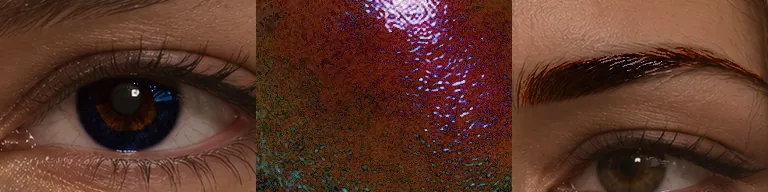
#> input picture frontend/src/game/characters/bodyArt/body-complexion.webp, 768 x 192 px
$ python -i compose_curly_coverage_sheets.py   (imports and definitions only)
#> lines starting #> are read from the running program, lines starting #| are printed output that depends on the picture
"""Compose private review sheets from existing Blender PNGs (requires Pillow)."""
import argparse
import json
from pathlib import Path

from PIL import Image, ImageDraw, ImageFont, ImageOps


VIEWS = ("front", "back", "top", "left", "right", "three-quarter")
BACKGROUND = "#181b20"
PANEL = "#22272e"
FOREGROUND = "#f3f5f7"
MUTED = "#b6c0c9"


def label(draw, xy, text, points, color=FOREGROUND):
    draw.text(xy, text, font=ImageFont.load_default(size=points), fill=color)


def paste_frame(sheet, path, x, y, size, *, mask=False):
    with Image.open(path) as source:
        frame = source.convert("RGB").resize((size, size), Image.Resampling.LANCZOS)
    if mask:
        frame = ImageOps.colorize(frame.convert("L"), "#15191f", "#ffd178")
    sheet.paste(frame, (x, y))


def compose_comparison(source, output):
    size, pitch_x, pitch_y = 272, 576, 344
    sheet = Image.new("RGB", (3 * pitch_x + 40, 2 * pitch_y + 110), BACKGROUND)
    draw = ImageDraw.Draw(sheet)
    label(draw, (24, 17), "Vesper / Curly Mane", 30)
    label(draw, (24, 58), "Original Face4 and Curls textures, rendered in Blender Cycles", 17, MUTED)
    for index, view in enumerate(VIEWS):
        x = 24 + (index % 3) * pitch_x
        y = 96 + (index // 3) * pitch_y
        draw.rounded_rectangle((x, y, x + pitch_x - 12, y + pitch_y - 10), radius=8, fill=PANEL)
        label(draw, (x + 9, y + 7), view.replace("-", " ").title(), 19)
        for column, (stage, title) in enumerate((("before", "Before alignment"), ("after", "Global candidate"))):
            left = x + 6 + column * (size + 7)
            paste_frame(sheet, source / f"{view}-{stage}.png", left, y + 35, size)
            label(draw, (left + 2, y + 310), title, 14, MUTED)
    sheet.save(output)


def compose_exposure(source, output, report):
    size, x_step, y_step = 270, 289, 327
    sheet = Image.new("RGB", (4 * x_step + 32, 2 * y_step + 102), BACKGROUND)
    draw = ImageDraw.Draw(sheet)
    label(draw, (24, 17), "Crown and back scalp exposure", 30)
    label(draw, (24, 56), "Gold shows visible original scalp through or between the source hair cards.", 17, MUTED)
    for row, (view, title) in enumerate((("top", "Crown / top"), ("back", "Back"))):
        y = 89 + row * y_step
        label(draw, (24, y), title, 18)
        values = report["views"][view]
        frames = [
            (f"{view}-after.png", "Global candidate", False),
            (f"{view}-scalp-reference.png", "Scalp region with hair hidden", True),
            (f"{view}-before-exposure.png", f"Before: {values['before']['visible_fraction']:.1%} visible", True),
            (f"{view}-after-exposure.png", f"After: {values['after']['visible_fraction']:.1%} visible", True),
        ]
        for column, (filename, caption, mask) in enumerate(frames):
            x = 24 + column * x_step
            paste_frame(sheet, source / filename, x, y + 28, size, mask=mask)
            label(draw, (x, y + 301), caption, 15, MUTED)
    sheet.save(output)


def main():
    parser = argparse.ArgumentParser(description=__doc__)
    parser.add_argument("render_dir", type=Path)
    parser.add_argument("out_dir", type=Path)
    args = parser.parse_args()
    comparison = args.out_dir / "Vesper-Curly-Mane-Six-Views.png"
    exposure = args.out_dir / "Vesper-Curly-Mane-Crown-Back-Exposure.png"
    if comparison.exists() or exposure.exists():
        raise FileExistsError("Choose new private sheet paths")
    report = json.loads((args.render_dir / "coverage-report.json").read_text(encoding="utf-8"))
    args.out_dir.mkdir(parents=True, exist_ok=True)
    compose_comparison(args.render_dir, comparison)
    compose_exposure(args.render_dir, exposure, report)


# [2 lines not run here, left out]

>>> import cv2
>>> picture = cv2.imread('../../../frontend/src/game/characters/bodyArt/body-complexion.webp', cv2.IMREAD_GRAYSCALE)
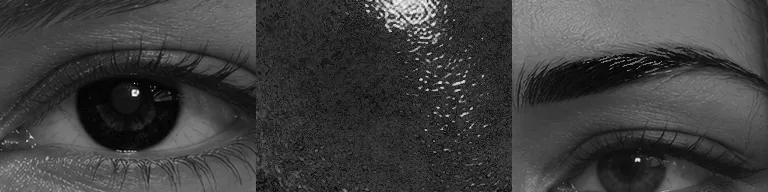
#> picture: shape (192, 768); min 0, max 254, mean 62.6
>>> result = compose_comparison(picture, 'out.png')
#> in compose_comparison, `sheet = Image.new("RGB", (3 * pitch_x + 40, 2 * pitch_y + 110), BACKGR..`:
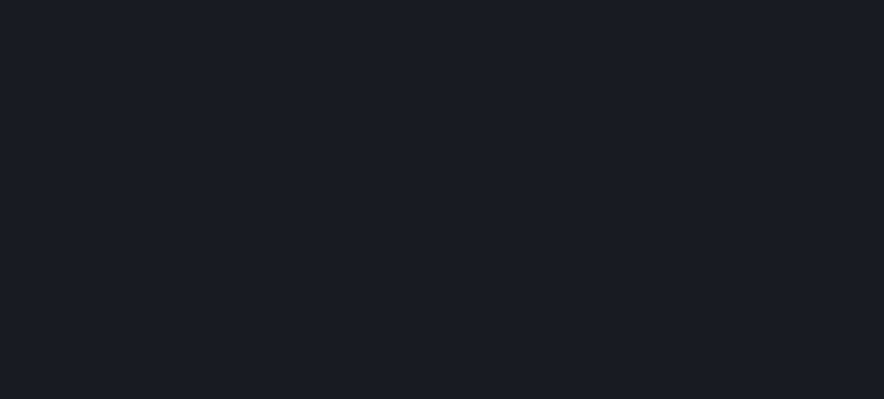
#> sheet: PIL image 1768x798 RGB (shown at 1/2 size); mean R, G, B 24, 27, 32
#> (the run stopped early here; a loop or call above may not have finished)

$ run again, on frontend/src/game/characters/bodyArt/body-hair.webp
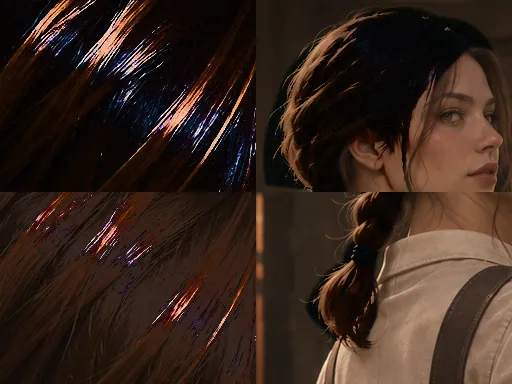
#> input picture frontend/src/game/characters/bodyArt/body-hair.webp, 512 x 384 px
#> `picture = cv2.imread('../../../frontend/src/game/characters/bodyArt/bo..`:
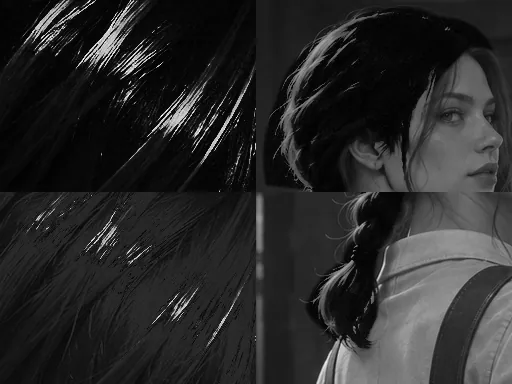
#> picture: shape (384, 512); min 0, max 253, mean 41.4

$ run again, on frontend/src/game/characters/bodyArt/body-makeup.webp
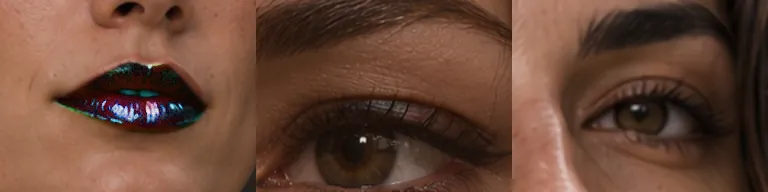
#> input picture frontend/src/game/characters/bodyArt/body-makeup.webp, 768 x 192 px
#> `picture = cv2.imread('../../../frontend/src/game/characters/bodyArt/bo..`:
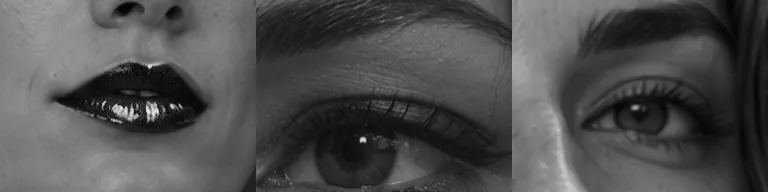
#> picture: shape (192, 768); min 1, max 245, mean 77.9
